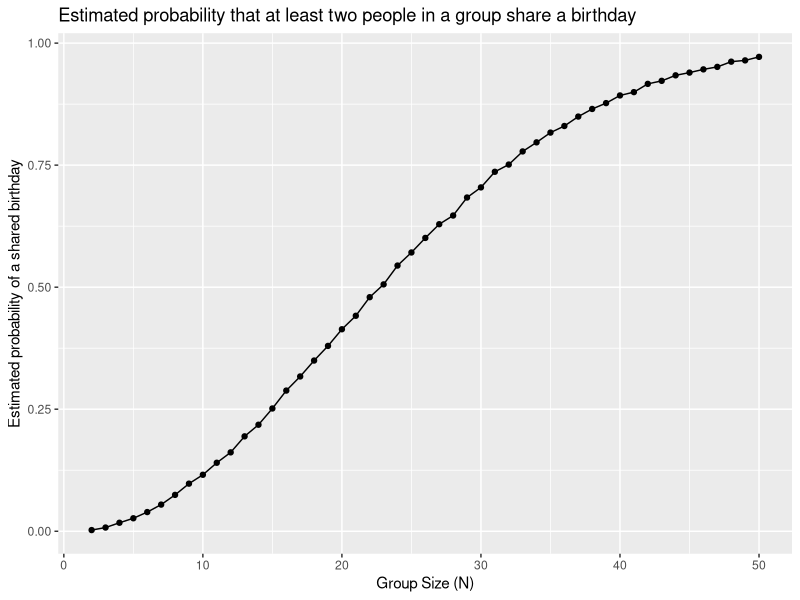
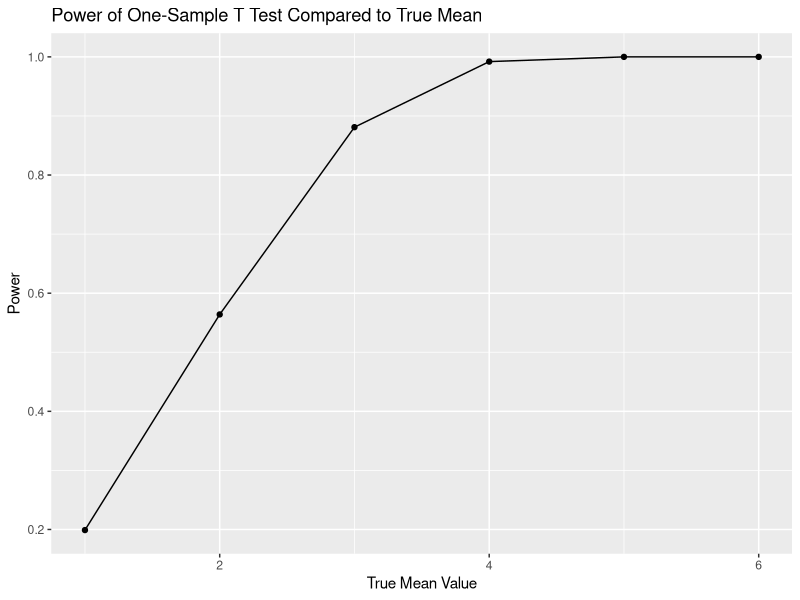
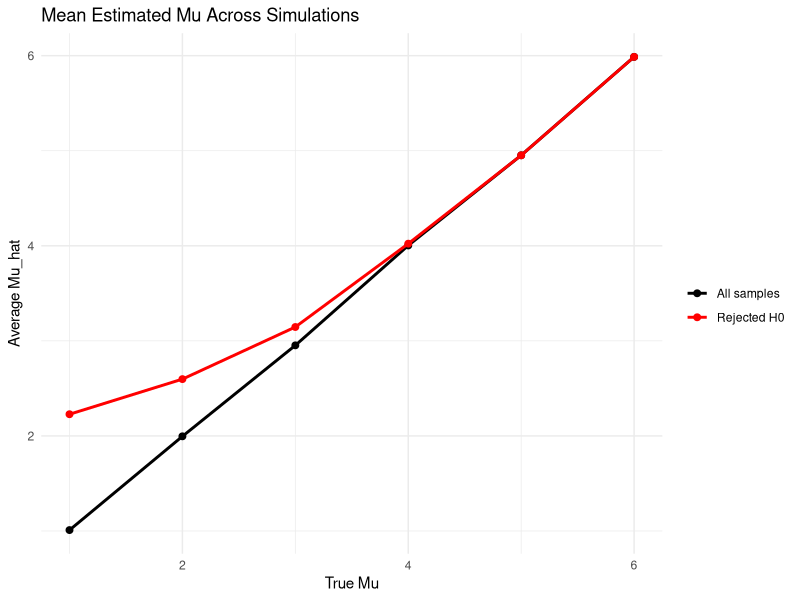

The R source for these figures, in order:
## ---- chunk 1
library(tidyverse)
library(purrr)
set.seed(1)
## ---- chunk 2
bday_simulation <- function(ngroup) {
  birthdays = sample(1:365, ngroup, replace = TRUE)
  repeated_bday = length(unique(birthdays)) < ngroup
  repeated_bday
}

#check if TRUE/FALSE whether two people in random group of 10 share bday 
bday_simulation(10)
## ---- chunk 3
bday_results <-
  expand_grid(
  group_size = 2:50,
  iter = 1:10000 #run function 10000 times
  ) %>%
  mutate(
    results = map2_lgl(group_size, iter, ~ bday_simulation(.x)) #runs bday_simulation once per row, and 10000 iterations per group size
  ) %>%
  group_by(group_size) %>%
  summarise(
    repeat_probability = mean(results), .groups = "drop" #probability of a repeated bday
  )
## ---- chunk 4
#Summary table
bday_results %>%
  slice_head(n = 5) %>% #just first 5 rows 
  knitr::kable(
    digits = 4,
    caption = "Estimated probability that at least two people in a group will share a birthday"
  )


#Produce probability plot 
bday_results %>%
  ggplot(aes(x = group_size, y = repeat_probability)) + 
  geom_point() + 
  geom_line() +
  labs(
    x = "Group Size (N)",
    y = "Estimated probability of a shared birthday",
    title = "Estimated probability that at least two people in a group share a birthday"
  )
## ---- chunk 5
ttest_simulation <- function(mu, n = 30, sigma = 5) { #fixing n and sigma
  x = rnorm(n, mean = mu, sd = sigma)
  test_stat = t.test(x, mu = 0) #set mu to 0 (null hypothesis), produce mu_hat (estimate) and p-value 
  broom::tidy(test_stat) %>%
    select(estimate, p.value) %>%
    rename(
      mu_hat = estimate,
      p_value = p.value
    )
}
## ---- chunk 6
ttest_results <- 
  expand.grid(
    mu_true = 1:6, 
    iter = 1:1000 #iterate t test 1000 times per mu_true 
  ) %>%
  mutate(
    sim = map(mu_true, ttest_simulation)
  ) %>%
  unnest(sim) %>%
  mutate(
    reject = p_value < 0.05 #only want significant results 
  )

ttest_results %>%
  group_by(mu_true) %>% 
  slice_head(n = 3) %>% #only show first 3 iterations of each mu           
  knitr::kable(
    digits = 3,
    caption = "T-Test Simulation Results with Estimates"
  )
## ---- chunk 7
power <- ttest_results %>%
  group_by(mu_true) %>%
  summarise(
    power = mean(reject)
  )

power %>%
  ggplot(aes(x = mu_true, y = power)) + 
  geom_point() + 
  geom_line() + 
  labs(
    x="True Mean Value",
    y="Power",
    title = "Power of One-Sample T Test Compared to True Mean"
  )
## ---- chunk 8
#Get average of mu_hat grouping by mu_true 
mean_df <- ttest_results %>%
  group_by(mu_true) %>%
  summarise(means = mean(mu_hat), .groups = "drop")

#Get average of mu_hat only when null hypothesis is rejected
mean_reject_df <- ttest_results %>%
  filter(reject == TRUE) %>% 
  group_by(mu_true) %>%
  summarise(mean_reject = mean(mu_hat), .groups = "drop")

#Combine dfs
mean_results <- left_join(mean_df, mean_reject_df, by = "mu_true")

#Produce plot to visualize average estimate of mu_hat when comparing mu_hat and mu_true
ggplot(mean_results, aes(x = mu_true)) +
  geom_line(aes(y = means, color = "All samples"), linewidth = 1) +
  geom_point(aes(y = means, color = "All samples"), size = 2) +

  geom_line(aes(y = mean_reject, color = "Rejected H0"), linewidth = 1) +
  geom_point(aes(y = mean_reject, color = "Rejected H0"), size = 2) +

  labs(
    title = "Mean Estimated Mu Across Simulations",
    x = "True Mu",
    y = "Average Mu_hat"
  ) +
  scale_color_manual(values = c("All samples" = "black",
                                "Rejected H0" = "red"),
                     name = "") +
  theme_minimal() 
